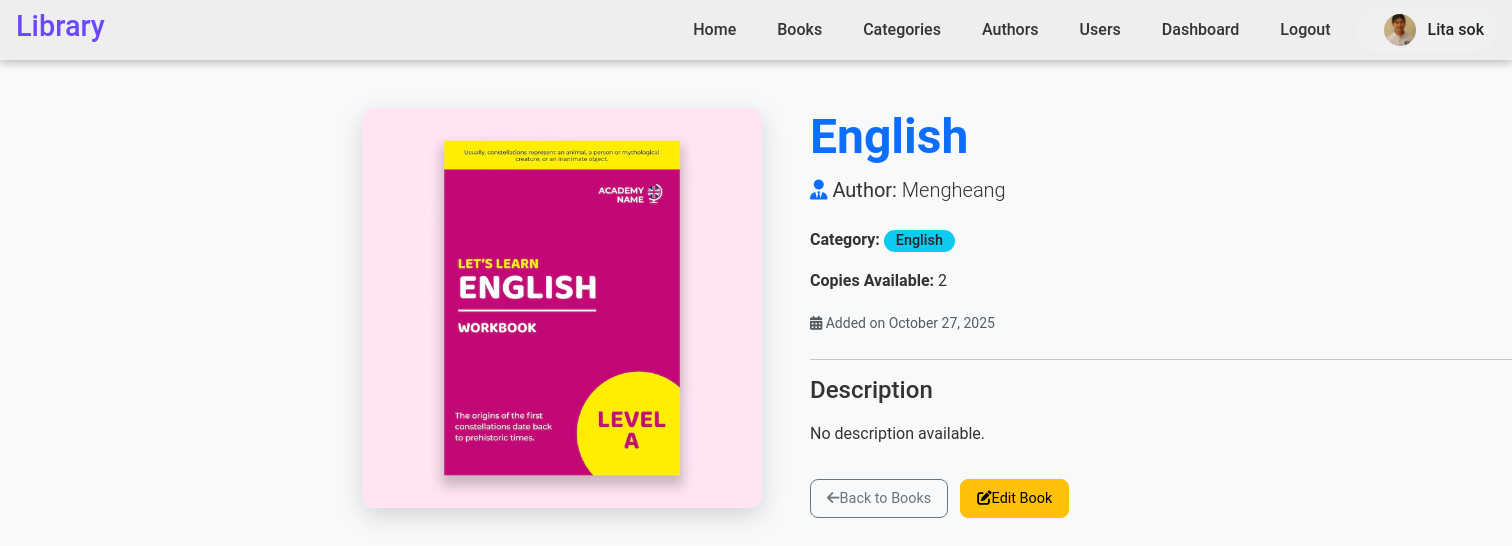
The page /books/9/ (signed in) on the database its author committed.
### myapp/models.py (models this page shows, shortened)
class UserProfile(models.Model):
    user = models.OneToOneField(User, on_delete=models.CASCADE, related_name='userprofile')
    address = models.TextField(blank=True, null=True)
    phone_number = models.CharField(max_length=15, blank=True, null=True)
    profile_image = models.ImageField(upload_to='imgs/profile_images/', blank=True, null=True)
    created_at = models.DateTimeField(auto_now_add=True)

class Book(models.Model):
    image = models.ImageField(upload_to='imgs/books/', blank=True, null=True)
    title = models.CharField(max_length=200)
    author = models.ForeignKey(Author, on_delete=models.CASCADE)
    category = models.ForeignKey(Category, on_delete=models.CASCADE)
    description = models.TextField(blank=True, null=True)
    copies = models.IntegerField()
    created_at = models.DateTimeField(auto_now_add=True)
    class Meta:
        ordering = ['-created_at']

class Author(models.Model):
    name = models.CharField(max_length=200, unique=True)
    biography = models.TextField(blank=True, null=True)
    created_at = models.DateTimeField(auto_now_add=True)
    class Meta:
        ordering = ['name']

class Category(models.Model):
    name = models.CharField(max_length=100, unique=True)
    description = models.TextField(blank=True, null=True)
    created_at = models.DateTimeField(auto_now_add=True)
    class Meta:
        ordering = ['name']

### myapp/views.py (the view)
# urls.py: path('books/<int:pk>/', views.book_detail, name='book_detail'),
def book_detail(request, pk):
    book = get_object_or_404(Book, pk=pk)
    return render(request, 'book_view.html', {'book': book})

### myapp/templates/book_view.html (shortened to what this page needs)
{% load static %}
<!DOCTYPE html>
<html lang="en">
<head>
    <link href="https://cdn.jsdelivr.net/npm/bootstrap@5.3.3/dist/css/bootstrap.min.css" rel="stylesheet">
    <link href="https://cdnjs.cloudflare.com/ajax/libs/font-awesome/6.5.0/css/all.min.css" rel="stylesheet">
    <link rel="stylesheet" href="{% static 'css/style.css' %}">
</head>
<body>
    {% include 'nav.html' %}
    <div class="container mt-5 mb-5" style="margin-left: 350px;">
        <div class="row g-5">
            <div class="col-lg-4">
                {% if book.image %}
                <img src="{{ book.image.url }}" alt="{{ book.title }}" class="img-fluid book-cover w-100">
                {% else %}
                <div class="bg-light border d-flex align-items-center justify-content-center rounded book-cover" style="height: 450px;">
                    <i class="fas fa-book fa-5x text-muted"></i>
                </div>
                {% endif %}
            </div>
            <div class="col-lg-8" >
                <h1 class="display-5 fw-bold text-primary">{{ book.title }}</h1>
                <div class="mb-4">
                    <p class="lead">
                        <i class="fas fa-user-tie text-primary"></i>
                        <strong>Author:</strong> {{ book.author.name }}
                    </p>
                    <p>
                        <strong>Category:</strong>
                        <span class="badge bg-info text-dark">{{ book.category.name }}</span>
                    </p>
                    <p>
                        <strong>Copies Available:</strong>
                        <spanx>{{ book.copies }}</span>
                    </p>
                    <p class="text-muted">
                        <small><i class="fas fa-calendar-alt"></i> Added on {{ book.created_at|date:"F d, Y" }}</small>
                    </p>
                </div>
                <hr>
                <h4>Description</h4>
                <p class="lead">{{ book.description|default:"No description available."|linebreaks }}</p>
                <div class="mt-4">
                    <a href="{% url 'book_list' %}" class="btn btn-outline-secondary me-2">
                        <i class="fas fa-arrow-left"></i> Back to Books
                    </a>
                    <a href="{% url 'edit_book' book.id %}" class="btn btn-warning">
                        <i class="fas fa-edit"></i> Edit Book
                    </a>
                </div>
            </div>
        </div>
    </div>
</body>
</html>

### myapp/templates/nav.html (shortened to what this page needs)
{% load static %}
<nav>
    <div class="left">
        <h2><a href="{% url 'home' %}">Library</a></h2>
    </div>
    <div class="right">
        <a href="{% url 'home' %}">Home</a>
        <a href="{% url 'book_list' %}">Books</a>
        <a href="{% url 'category_list' %}">Categories</a>
        <a href="{% url 'author_list' %}">Authors</a>
        <a href="{% url 'user_list' %}">Users</a>
        <a href="{% url 'dashboard' %}">Dashboard</a>
        {% if user.is_authenticated %}
            <a href="#" class="logout-trigger">Logout</a>
            <div class="sign-in d-flex align-items-center">
                <a href="{% url 'user_profile' user.id %}" class="d-flex align-items-center text-decoration-none text-dark">
                    {% if user.userprofile.profile_image %}
                        <img src="{{ user.userprofile.profile_image.url }}"
                             alt="{{ user.username }}"
                             class="rounded-circle"
                             width="32" height="32"
                             style="object-fit: cover; margin-right: 8px;">
                    {% else %}
                        <div class="rounded-circle bg-secondary text-white d-flex align-items-center justify-content-center"
                             style="width:32px; height:32px; font-size:14px; margin-right:8px;">
                            {{ user.username.0|upper }}
                        </div>
                    {% endif %}
                    <span>{{ user.username }}</span>
                </a>
            </div>
        {% endif %}
    </div>
</nav>

### myapp/static/css/style.css (style rules this page uses)
* { margin: 0; padding: 0; box-sizing: border-box; }
html, body { height: 100%; font-family: 'Roboto', Verdana, Geneva, Tahoma, sans-serif; color: #333; line-height: 1.6; background-color: #f4f4f9; }
nav { display: flex; justify-content: space-between; align-items: center; background-color: #ffffff; padding: 15px 30px; box-shadow: 0 2px 5px rgba(0, 0, 0, 0.1); position: sticky; top: 0; z-index: 1000; }
nav .left h2 { color: #6b48ff; font-size: 1.8em; }
nav .right { display: flex; align-items: center; gap: 25px; }
nav .right a { text-decoration: none; color: #333; font-weight: 500; transition: color 0.3s; }
.sign-in { display: flex; align-items: center; gap: 5px; background-color: #f0f0f0; padding: 6px 12px; border-radius: 20px; }
:root { --primary-blue: #007bff; --primary-purple: #6b48ff; --light-blue: #e6f0fa; --light-purple: #f0eaff; --dark: #212529; --gray: #6c757d; --border-radius: 0.75rem; --shadow: 0 0.5rem 1rem rgba(0, 0, 0, .1); --transition: all 0.2s ease; }
.badge { background: var(--light-purple); color: var(--primary-purple); padding: 0.25rem 0.75rem; border-radius: 1rem; font-weight: 500; display: inline-block; margin-top: 0.5rem; }
.btn { display: inline-flex; align-items: center; padding: 0.5rem 1rem; border-radius: 0.5rem; text-decoration: none; font-size: 0.9rem; transition: var(--transition); margin-top: 0.5rem; }

### myapp/templates/book_view.html (style rules this page uses)
.book-cover { max-height: 450px; object-fit: cover; border-radius: 12px; box-shadow: 0 8px 25px rgba(0,0,0,0.15); }
.badge { font-size: 0.9rem; }
body { background: #f8f9fa; }

### myapp/templates/nav.html (style rules this page uses)
nav { background-color: #eeeeeeff; box-shadow: rgba(0, 0, 0, 0.24) 0px 3px 8px; padding: 0.5rem 1rem; display: flex; justify-content: space-between; align-items: center; }
.left h2 a { text-decoration: none; color: inherit; }
.right a { margin-left: 1rem; text-decoration: none; color: inherit; }
.sign-in { display: flex; align-items: center; gap: 0.5rem; }
.sign-in a { display: flex; align-items: center; gap: 0.25rem; color: inherit; }

### rows shown on the page
Book: image (picture), title "English", author.name "Mengheang", category.name "English", copies "2", created_at "October 27, 2025", description "No description available."

### other values the page prints
{{ user.username }} "Lita sok"
